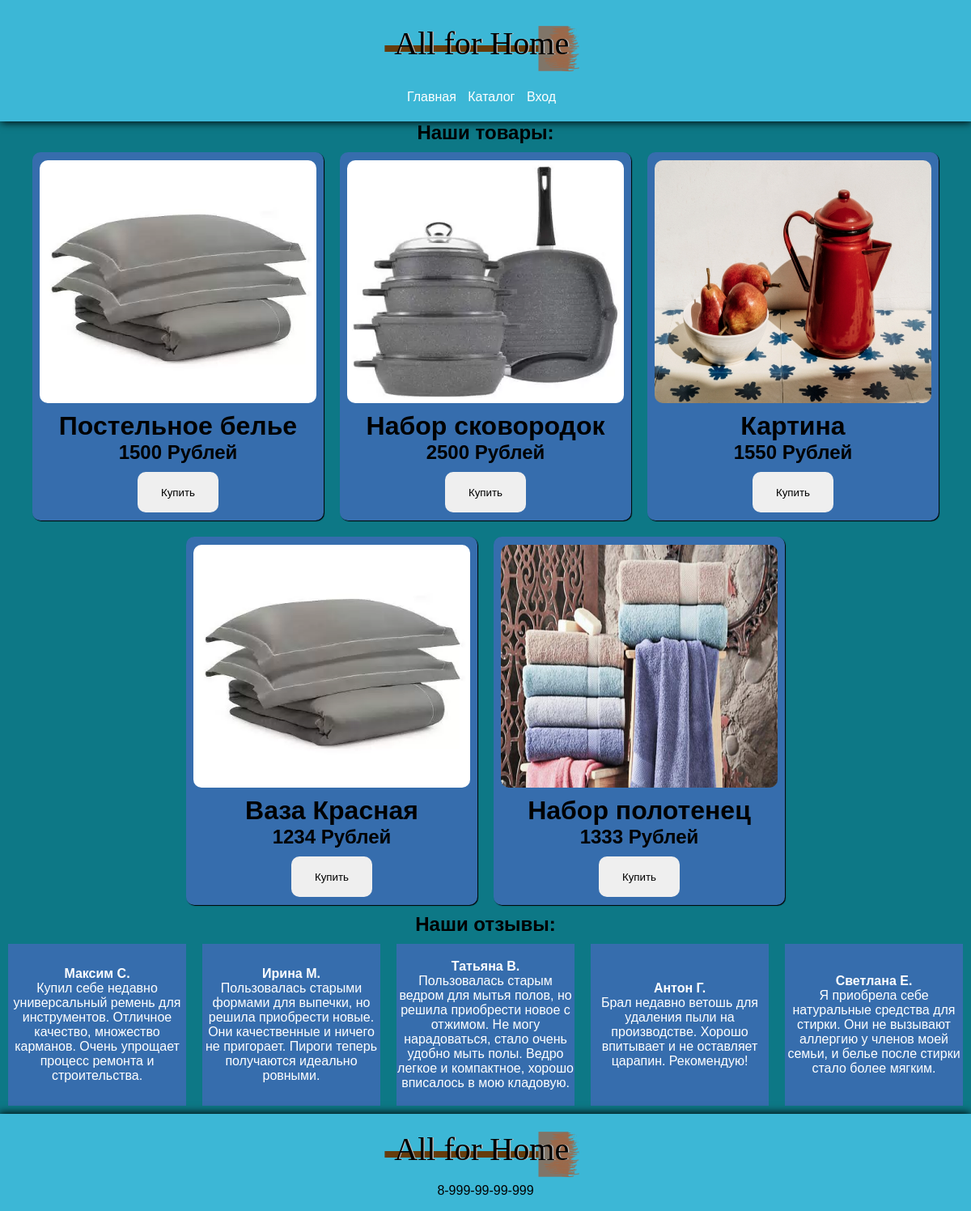
The app's page /practicOptim/index.php with its own data.
### tables this page shows
CREATE TABLE `products` (
  `id` int(11) NOT NULL,
  `name` varchar(255) NOT NULL,
  `price` int(11) NOT NULL,
  `image` text NOT NULL,
  `article` int(11) NOT NULL
);

CREATE TABLE `reviews` (
  `id` int(11) NOT NULL,
  `autor` varchar(255) NOT NULL,
  `descript` varchar(255) NOT NULL
);

### practicOptim/index.php (the view, shortened to what this page needs)
<!DOCTYPE html>
<html lang="en">
<head>
    <link rel="stylesheet" href="styles/style.css">
    <link rel="stylesheet" href="styles/citem.css">
</head>
<body>
    <?php
        require('components/header.php')
    ?>
    <div class="main-content">
    <h2>Наши товары:</h2>
        <div class="product-contain">
            <?php
                require('scripts/php/connect.php');
                $sql2 = 'SELECT * from products order by rand() limit 5';
                $result = $conn->query($sql2);
                while ($row = $result->fetch_assoc()) {
                    echo '<div class="item-contain">
                    <div class="item-image">
                        <img src="images/'.$row['image'].'" alt="img">
                    </div>
                    <div class="item-data">
                        <div class="item-price">
                            <h1>'.$row['name'].'</h1>
                        </div>
                        <div class="item-name">
                            <h2>'.$row['price'].' Рублей</h2>
                        </div>
                    </div>
                    <form action="" method="post" >
                        <input type="submit" value="Купить" class="item-btn">
                    </form>
                </div>';
                }
            ?>
        </div>
        <h2>Наши отзывы:</h2>
        <div class="reviews-contain">
            <?php
            $sql3 = 'SELECT * from reviews order by rand() limit 5';
            $result2 = $conn->query($sql3);
            while ($row2 = $result2->fetch_assoc()) {
                echo '<div class="review-item">';
                echo '<div class="autor">';
                echo '<b>'.$row2['autor'].'</b>';
                echo '</div>';
                echo '<div class="descript">';
                echo $row2['descript'];
                echo '</div>';
                echo '</div>';
            }
            ?>
        </div>
    </div>
    <?php
        require('components/footer.php')
    ?>
</body>
</html>

### practicOptim/components/header.php (shortened to what this page needs)
<!DOCTYPE html>
<html lang="en">
<head>
    <link rel="stylesheet" href="styles/header.css">
</head>
<body>
    <header>
    <div class="logo">
        <img src="./images/logo.svg" alt="logo" >
    </div>
    <div class="nav-menu">
        <a href="index.php">Главная</a>
        <a href="catalog.php">Каталог</a>
        <?php
        if(isset($_SESSION['phoneNumber'])) {
            echo '<a href="profile.php">Профиль</a>';
        } else {
            echo '<a href="auth.php">Вход</a>';
        }
        ?>
    </div>
    </header>
</body>
</html>

### practicOptim/components/footer.php (shortened to what this page needs)
<!DOCTYPE html>
<html lang="en">
<head>
    <link rel="stylesheet" href="styles/footer.css">
</head>
<body>
    <footer>
    <div class="logo">
    <a href="index.php">
    <img src="./images/logo.svg" alt="logo" >
    </a>
    </div>
    <div class="number">
        8-999-99-99-999
    </div>
    </footer>
</body>
</html>

### practicOptim/styles/style.css (style rules this page uses)
* { margin: 0; padding: 0; }
html, body { height: auto; }
.main-content { padding-top: 150px; height: 100%; width: 100%; background-color: #0d7886; margin: 0 auto; display: flex; align-items: center; flex-wrap: wrap; justify-content: center; align-content: flex-start; }
* { margin: 0; padding: 0; font-family: Verdana, Geneva, Tahoma, sans-serif; }
.product-contain { width: 100%; margin: 0 auto; display: flex; align-items: center; flex-wrap: wrap; justify-content: center; align-content: flex-start; }
.reviews-contain { display: flex; flex-direction: row; align-items: center; }
.review-item { background-color: #366dad; height: 200px; width: 20%; text-align: center; align-items: center; display: flex; flex-direction: column; justify-content: center; margin: 10px; color: white; }

### practicOptim/styles/citem.css (style rules this page uses)
.item-contain { display: flex; flex-direction: column; justify-content: center; align-items: center; margin: 10px; width: 30%; background-color: #366dad; box-shadow: 1px 1px 1px black; border-radius: 10px; text-align: center; }
.item-image { height: 300px; width: 100%; margin: 10px; }
.item-image img { text-align: left; width: 95%; height: 100%; border-radius: 10px; }
.item-btn { height: 50px; width: 100px; border: none; margin: 10px; transition: all 0.6s ease; border-radius: 10px; }

### practicOptim/styles/header.css (style rules this page uses)
* { margin: 0; padding: 0; }
header { display: flex; flex-direction: column; align-items: center; height: 150px; width: 100%; justify-content: center; background-color: #3cb7d6; position: fixed; box-shadow: 1px 1px 10px black; }
header * { margin: 5px; }
header a { font-family: 'Lucida Sans', 'Lucida Sans Regular', 'Lucida Grande', 'Lucida Sans Unicode', Geneva, Verdana, sans-serif; text-decoration: none; color: #ffffff; transition: all 0.6s ease; }

### practicOptim/styles/footer.css (style rules this page uses)
* { margin: 0; padding: 0; }
footer { display: flex; flex-direction: column; position: relative; bottom: 0; right: 0; width: 100%; height: 120px; justify-content: center; text-align: center; background-color: #3cb7d6; box-shadow: -1px -1px 10px black; }

### records on screen
products: image (picture), name "Постельное белье", price "1500"
products: image (picture), name "Набор сковородок", price "2500"
products: image (picture), name "Картина", price "1550"
products: image (picture), name "Ваза Красная", price "1234"
products: image (picture), name "Набор полотенец", price "1333"
reviews: autor "Максим С.", descript "Купил себе недавно универсальный ремень для инструментов. Отличное качество, множество карманов. Очень упрощает процесс ремонта и строительства."
reviews: autor "Ирина М.", descript "Пользовалась старыми формами для выпечки, но решила приобрести новые. Они качественные и ничего не пригорает. Пироги теперь получаются идеально ровными."
reviews: autor "Татьяна В.", descript "Пользовалась старым ведром для мытья полов, но решила приобрести новое с отжимом. Не могу нарадоваться, стало очень удобно мыть полы. Ведро легкое и компактное, хорошо вписалось в мою кладовую."
reviews: autor "Антон Г.", descript "Брал недавно ветошь для удаления пыли на производстве. Хорошо впитывает и не оставляет царапин. Рекомендую!"
reviews: autor "Светлана Е.", descript "Я приобрела себе натуральные средства для стирки. Они не вызывают аллергию у членов моей семьи, и белье после стирки стало более мягким."
